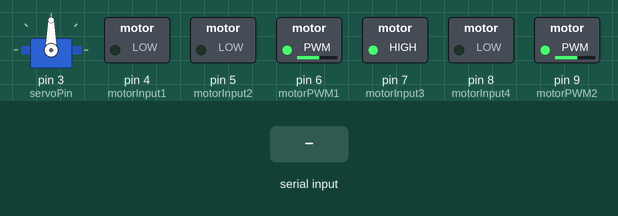
Recording of a sketch running on a simulated Arduino Uno, built with avr-gcc and run on an emulated ATmega328P. On the bench: servo, switched loads named in the sketch (green lamp = pin HIGH). The test bench sets the inputs (shaded band). What the sketch prints to the serial monitor is not drawn.

Above: at 1.2 s.
1.3 s: "f" received over Serial
At 2.0 s:
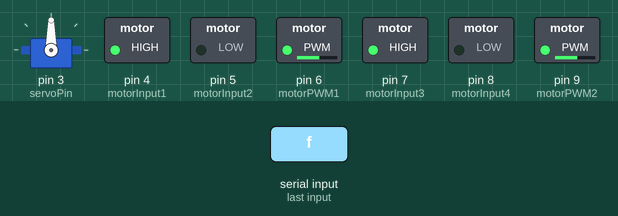
2.8 s: "b" received over Serial
At 3.2 s:
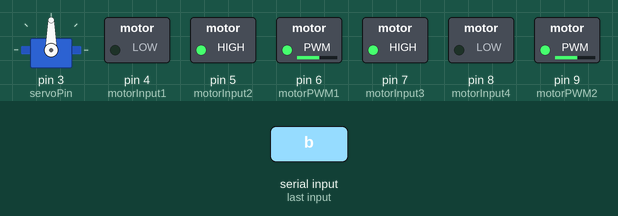
4.3 s: "l" received over Serial
At 5.5 s:
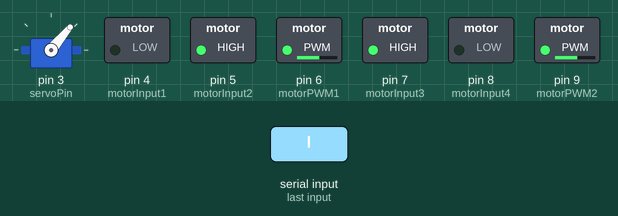
5.8 s: "s" received over Serial
At 6.7 s:
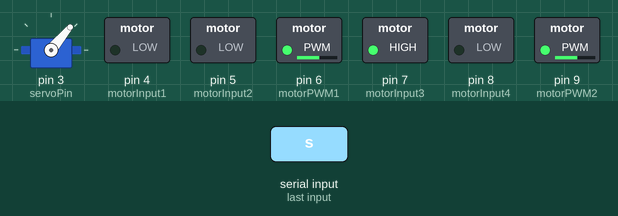
7.3 s: "r" received over Serial
At 7.8 s:
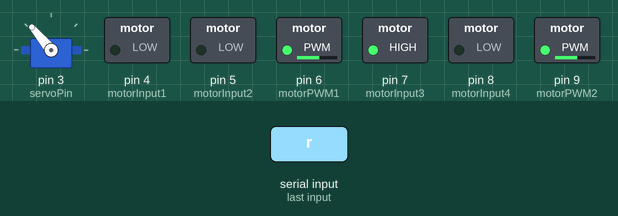
8.8 s: "f" received over Serial
At 10.1 s:
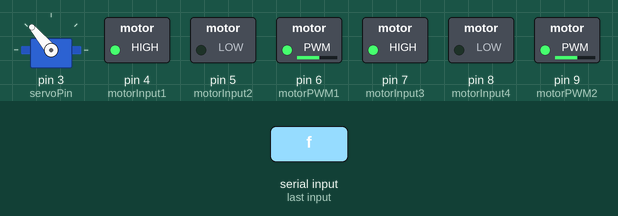
Timing chart, 0 to 11.3 s (numbered marks = the images above; inputs shaded):
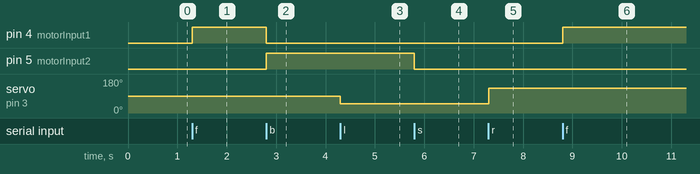

The sketch:

Brad_s_Bluetooth_v3.ino
```cpp
  // Global Variables
#include <Servo.h>
const int servoPin = 3;
// Back DC motors
const int motorInput1 = 4;
const int motorInput2 = 5;
const int motorPWM1 = 6;
// Secondary power delivery module
const int motorInput3 = 7;
const int motorInput4 = 8;
const int motorPWM2 = 9;

const int v5 = 142;
const int left = 50;
const int straight = 90;
const int right = 130;
Servo servo;
char state = '0';

void setup() {
  pinMode(motorInput1, OUTPUT);
  pinMode(motorInput2, OUTPUT);
  pinMode(motorPWM1, OUTPUT);
  pinMode(motorInput3, OUTPUT);
  pinMode(motorInput4, OUTPUT);
  pinMode(motorPWM2, OUTPUT);
  Serial.begin(9600); // Default communication rate of the Bluetooth module
  servo.attach(servoPin); // Attach servo to pin
  analogWrite(motorPWM1, v5); // Set both motor outputs to 5V
  analogWrite(motorPWM2, v5);
  digitalWrite(motorInput3, HIGH);
  digitalWrite(motorInput4, LOW);
}


void loop() {
  if (Serial.available() > 0) { // Checks whether data is comming from the serial port
    state = char(Serial.read()); // Reads the data from the serial port
    if (state != '-1') {
      Serial.println(state);
    }
  }
// DC motor bluetooth signals
  if (state == 'f') {
    Serial.println("Go forward");
    motorforward();
    state = '0';
  }
  else if (state == 'b') {
    Serial.println("Go backward");
    motorbackward();
    state = '0';
  }
  else if (state == 's') {
    Serial.println("Stop");
    motorstop();
    state = '0';
  }
// Servo steering bluetooth signals
  else if (state == 'l') {
    Serial.println("Turn left");
    servoleft();
    state = '0';
  }
  else if (state == 'r') {
    Serial.println("Turn right");
    servoright();
    state = '0';
  }
  else if (state == 't') {
    Serial.println("Go straight");
    servostraight();
    state = '0';
  }
}

void motorforward() {
  digitalWrite(motorInput1, HIGH);
  digitalWrite(motorInput2, LOW);
  Serial.print("Motor forward complete");

}

void motorbackward() {
  digitalWrite(motorInput1, LOW);
  digitalWrite(motorInput2, HIGH);
  Serial.print("Motor backward complete");
}

void motorstop() {
  digitalWrite(motorInput1, LOW);
  digitalWrite(motorInput2, LOW);
  Serial.print("Motor stop complete");
}

void servoleft() {
  servo.write(50);
  delay(1);
  Serial.print("Left turn complete");
}

void servoright() {
  servo.write(130);
  delay(1);
  Serial.print("Right turn complete");
}

void servostraight() {
  servo.write(90);
  delay(1);
  Serial.print("Straight turn complete");
}

void testServo() {
  servo.write(50);
  delay(2000);
  servo.write(90);
  delay(2000);
  servo.write(130);
  delay(2000);
}
```

Measured:
- after the input at 1.3 s, pin 4 (motorInput1): LOW → HIGH at once
- after the input at 2.8 s, pin 4 (motorInput1): HIGH → LOW at once; pin 5 (motorInput2): LOW → HIGH at once
- after the input at 4.3 s, servo on pin 3 (servoPin): 90° → 50° at once
- after the input at 5.8 s, pin 5 (motorInput2): HIGH → LOW at once
- after the input at 7.3 s, servo on pin 3 (servoPin): 50° → 130° at once
- after the input at 8.8 s, pin 4 (motorInput1): LOW → HIGH at once
